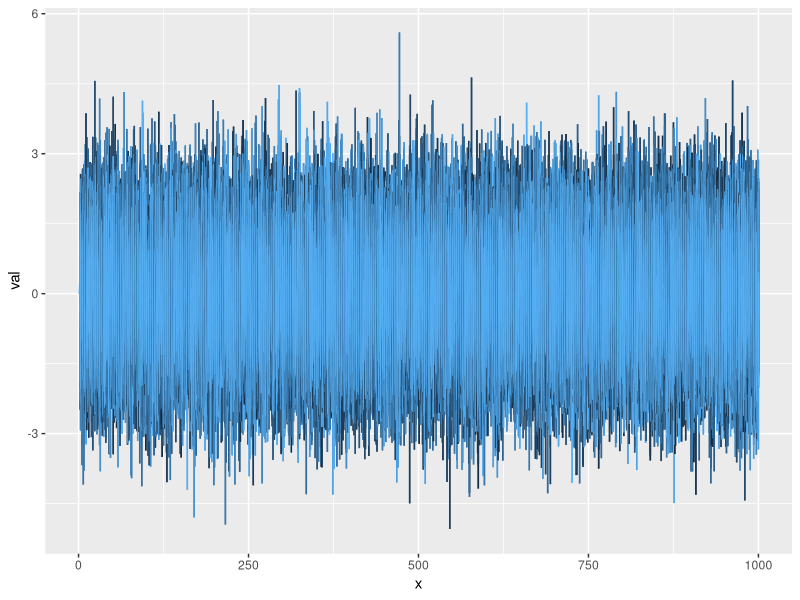

Write the R code that produced this figure.
## ---- chunk 1
library(ggplot2)
library(foreach)
library(dplyr)
## ---- chunk 2
Traj_X <- data.frame()
Traj_Y <- data.frame()
for (k in 1:100) {
    X <- data.frame(x=1:1000,val=rep(0,1000),run=rep(k,1000))
    Y <- data.frame(x=1:1000,val=rep(0,1000),run=rep(k,1000))
    X_r <- rep(0,1000)
    Y_r <- rep(0,1000)
    for (i in 1:1000) {
        if (i > 1) {
            X_r[i] <- 0.5*X_r[i-1]+rnorm(1)
            Y_r[i] <- 2*Y_r[i-1]+rnorm(1)
        }
    }
    X$val <- X_r
    Y$val <- Y_r
    Traj_X <- rbind(Traj_X, X)
    Traj_Y <- rbind(Traj_Y, Y)
}
## ---- chunk 3
ggplot(data = Traj_X, aes(x=x, y=val)) + 
    geom_line(aes(colour=run), show.legend=FALSE)
## ---- chunk 4
covs = rep(0,100)
mean_X = rep(0,100)
mean_Y = rep(0,100)
for (i in 1:100) {
    x = Traj_X %>% filter(run == i) %>% select(val)
    y = Traj_Y %>% filter(run == i) %>% select(val)
    covs[i] = cov(x,y)
    mean_X[i] = mean(x)
    mean_Y[i] = mean(y)
}
